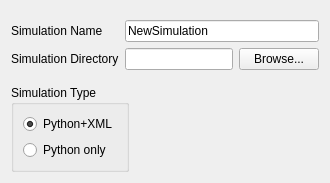
  <widget class="QWizardPage" name="wizardPage1">
   <property name="title">
    <string>CompuCell3D Simulation Wizard</string>
   </property>
   <layout class="QVBoxLayout" name="verticalLayout_3">
    <item>
     <spacer name="verticalSpacer">
      <property name="orientation">
       <enum>Qt::Vertical</enum>
      </property>
      <property name="sizeHint" stdset="0">
       <size>
        <width>20</width>
        <height>9</height>
       </size>
      </property>
     </spacer>
    </item>
    <item>
     <layout class="QGridLayout" name="gridLayout">
      <item row="0" column="0">
       <widget class="QLabel" name="label_2">
        <property name="text">
         <string>Simulation Name</string>
        </property>
       </widget>
      </item>
      <item row="0" column="1">
       <widget class="QLineEdit" name="nameLE">
        <property name="text">
         <string>NewSimulation</string>
        </property>
       </widget>
      </item>
      <item row="1" column="0">
       <widget class="QLabel" name="label_3">
        <property name="text">
         <string>Simulation Directory</string>
        </property>
       </widget>
      </item>
      <item row="1" column="1">
       <layout class="QHBoxLayout" name="horizontalLayout_2">
        <item>
         <widget class="QLineEdit" name="dirLE">
          <property name="toolTip">
           <string>&lt;!DOCTYPE HTML PUBLIC &quot;-//W3C//DTD HTML 4.0//EN&quot; &quot;http://www.w3.org/TR/REC-html40/strict.dtd&quot;&gt;
&lt;html&gt;&lt;head&gt;&lt;meta name=&quot;qrichtext&quot; content=&quot;1&quot; /&gt;&lt;style type=&quot;text/css&quot;&gt;
p, li { white-space: pre-wrap; }
&lt;/style&gt;&lt;/head&gt;&lt;body style=&quot; font-family:'MS Shell Dlg 2'; font-size:8.25pt; font-weight:400; font-style:normal;&quot;&gt;
&lt;p style=&quot; margin-top:0px; margin-bottom:0px; margin-left:0px; margin-right:0px; -qt-block-indent:0; text-indent:0px;&quot;&gt;Directory where simulation files will be written to. E.g. if you pick &lt;span style=&quot; font-weight:600;&quot;&gt;C:\CC3DProject&lt;/span&gt;s then simulation files will be written to directory &lt;span style=&quot; font-weight:600;&quot;&gt;C:\CC3DProjects\&amp;lt;SimulationName&amp;gt;&lt;/span&gt;&lt;/p&gt;&lt;/body&gt;&lt;/html&gt;</string>
          </property>
         </widget>
        </item>
        <item>
         <widget class="QPushButton" name="dirPB">
          <property name="text">
           <string>Browse...</string>
          </property>
         </widget>
        </item>
       </layout>
      </item>
     </layout>
    </item>
    <item>
     <spacer name="verticalSpacer_2">
      <property name="orientation">
       <enum>Qt::Vertical</enum>
      </property>
      <property name="sizeHint" stdset="0">
       <size>
        <width>20</width>
        <height>9</height>
       </size>
      </property>
     </spacer>
    </item>
    <item>
     <layout class="QHBoxLayout" name="horizontalLayout">
      <item>
       <widget class="QGroupBox" name="groupBox">
        <property name="title">
         <string>Simulation Type</string>
        </property>
        <layout class="QVBoxLayout" name="verticalLayout_2">
         <item>
          <layout class="QVBoxLayout" name="verticalLayout">
           <item>
            <widget class="QRadioButton" name="pythonXMLRB">
             <property name="toolTip">
              <string>The following files will be generated:
1. XMLScript
2. Python Main script
3. Python Steppable File
</string>
             </property>
             <property name="text">
              <string>Python+XML</string>
             </property>
             <property name="checked">
              <bool>true</bool>
             </property>
            </widget>
           </item>
           <item>
            <widget class="QRadioButton" name="pythonOnlyRB">
             <property name="toolTip">
              <string>&lt;!DOCTYPE HTML PUBLIC &quot;-//W3C//DTD HTML 4.0//EN&quot; &quot;http://www.w3.org/TR/REC-html40/strict.dtd&quot;&gt;
&lt;html&gt;&lt;head&gt;&lt;meta name=&quot;qrichtext&quot; content=&quot;1&quot; /&gt;&lt;style type=&quot;text/css&quot;&gt;
p, li { white-space: pre-wrap; }
&lt;/style&gt;&lt;/head&gt;&lt;body style=&quot; font-family:'MS Shell Dlg 2'; font-size:8.25pt; font-weight:400; font-style:normal;&quot;&gt;
&lt;p style=&quot; margin-top:0px; margin-bottom:0px; margin-left:0px; margin-right:0px; -qt-block-indent:0; text-indent:0px;&quot;&gt;&lt;span style=&quot; font-size:8pt;&quot;&gt;The following files will be generated:&lt;/span&gt;&lt;/p&gt;
&lt;p style=&quot; margin-top:0px; margin-bottom:0px; margin-left:0px; margin-right:0px; -qt-block-indent:0; text-indent:0px;&quot;&gt;&lt;span style=&quot; font-size:8pt;&quot;&gt;1. Python Main script (including configureSim function which replaces XML )&lt;/span&gt;&lt;/p&gt;
&lt;p style=&quot; margin-top:0px; margin-bottom:0px; margin-left:0px; margin-right:0px; -qt-block-indent:0; text-indent:0px;&quot;&gt;&lt;span style=&quot; font-size:8pt;&quot;&gt;2. Python Steppable File&lt;/span&gt;&lt;/p&gt;
&lt;p style=&quot;-qt-paragraph-type:empty; margin-top:0px; margin-bottom:0px; margin-left:0px; margin-right:0px; -qt-block-indent:0; text-indent:0px; font-size:8pt;&quot;&gt;&lt;/p&gt;&lt;/body&gt;&lt;/html&gt;</string>
             </property>
             <property name="text">
              <string>Python only</string>
             </property>
            </widget>
           </item>
          </layout>
         </item>
        </layout>
       </widget>
      </item>
      <item>
       <spacer name="horizontalSpacer_2">
        <property name="orientation">
         <enum>Qt::Horizontal</enum>
        </property>
        <property name="sizeHint" stdset="0">
         <size>
          <width>40</width>
          <height>20</height>
         </size>
        </property>
       </spacer>
      </item>
     </layout>
    </item>
   </layout>
  </widget>
